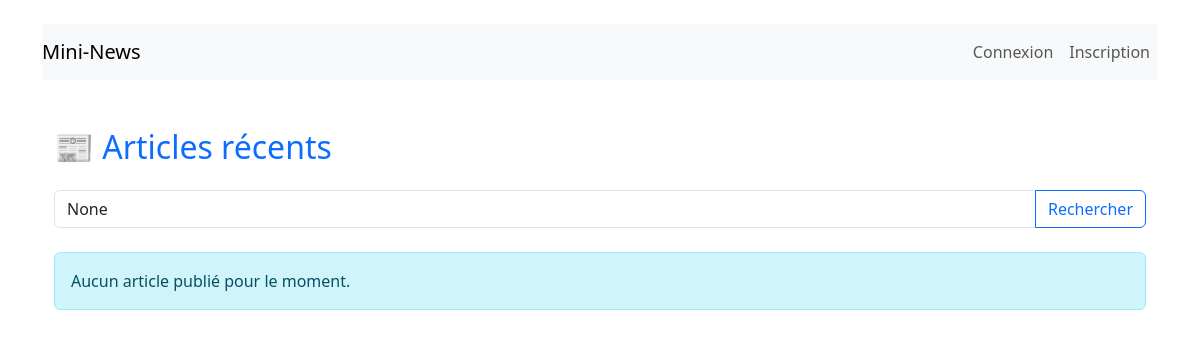
The app's page /, older data.
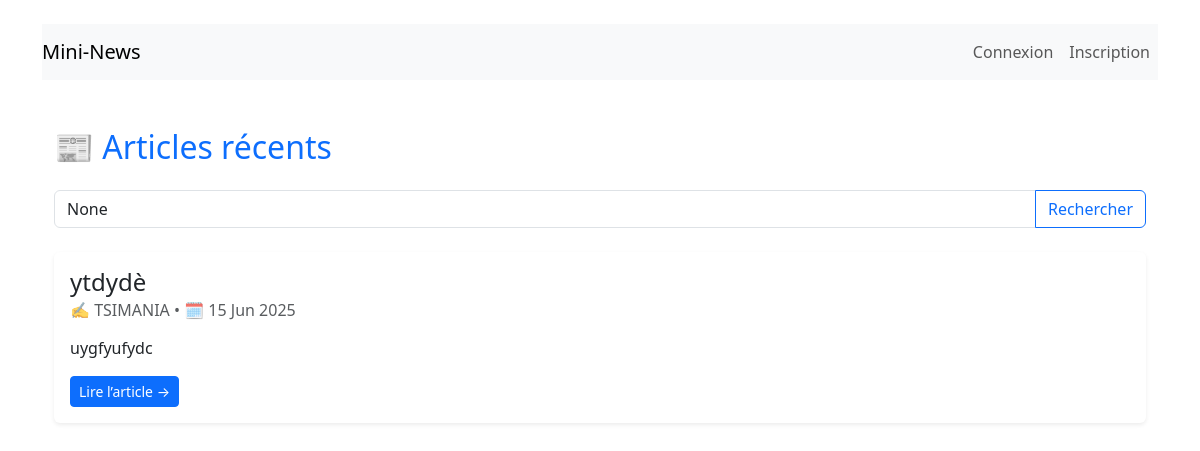
The same page, newer data.
### blog/models.py (models this page shows, shortened)
class Post(models.Model):
    title = models.CharField(max_length=200)
    content = models.TextField()
    author = models.ForeignKey(User, on_delete=models.CASCADE)
    category = models.ForeignKey(Category, on_delete=models.SET_NULL, null=True)
    created_at = models.DateTimeField(auto_now_add=True)

### blog/views.py (the view)
# urls.py: path('', views.home, name='home'),
def home(request):
    query = request.GET.get('q')
    if query:
        posts = Post.objects.filter(title__icontains=query)
    else:
        posts = Post.objects.all().order_by('-created_at')
    return render(request, 'blog/home.html', {'posts': posts, 'query': query})

### blog/templates/blog/home.html (shortened to what this page needs)
{% extends 'blog/base.html' %}
{% block content %}
<div class="container py-4">
    <h2 class="mb-4 text-primary">📰 Articles récents</h2>
    <form method="get" class="mb-4">
        <div class="input-group">
            <input type="text" name="q" placeholder="Rechercher un article..." class="form-control" value="{{ query }}">
            <button class="btn btn-outline-primary" type="submit">Rechercher</button>
        </div>
    </form>
    {% for post in posts %}
        <div class="card mb-4 shadow-sm border-0">
            <div class="card-body">
                <h4 class="card-title text-dark">{{ post.title }}</h4>
                <h6 class="card-subtitle mb-2 text-muted">
                    ✍️ {{ post.author.username }} • 🗓️ {{ post.created_at|date:"d M Y" }}
                </h6>
                <p class="card-text mt-3">{{ post.content|truncatewords:30 }}</p>
                <a href="{% url 'post_detail' post.pk %}" class="btn btn-sm btn-primary">Lire l’article →</a>
            </div>
        </div>
    {% empty %}
        <div class="alert alert-info">Aucun article publié pour le moment.</div>
    {% endfor %}
</div>
{% endblock %}

### blog/templates/blog/base.html (shortened to what this page needs)
<!DOCTYPE html>
<html lang="fr">
<head>
    <link href="https://cdn.jsdelivr.net/npm/bootstrap@5.3.3/dist/css/bootstrap.min.css" rel="stylesheet">
</head>
<body class="container mt-4">
    <nav class="navbar navbar-expand-lg navbar-light bg-light mb-4">
        <a class="navbar-brand" href="{% url 'home' %}">Mini-News</a>
        <div class="collapse navbar-collapse">
            <ul class="navbar-nav ms-auto">
                {% if user.is_authenticated %}
                    <li class="nav-item"><a class="nav-link" href="{% url 'create_post' %}">Nouvel Article</a></li>
                    <li class="nav-item"><a class="nav-link" href="{% url 'signup' %}">Déconnexion</a></li>
                {% else %}
                    <li class="nav-item"><a class="nav-link" href="{% url 'login' %}">Connexion</a></li>
                    <li class="nav-item"><a class="nav-link" href="{% url 'signup' %}">Inscription</a></li>
                {% endif %}
            </ul>
        </div>
    </nav>
    {% block content %}{% endblock %}
</body>
</html>

Row changes from the older to the newer data that the page shows:
added Post: title "ytdydè", author.username "TSIMANIA", created_at "15 Jun 2025", content "uygfyufydc"
Text that changed along with them:
text no longer shown: "Aucun article publié pour le moment."
